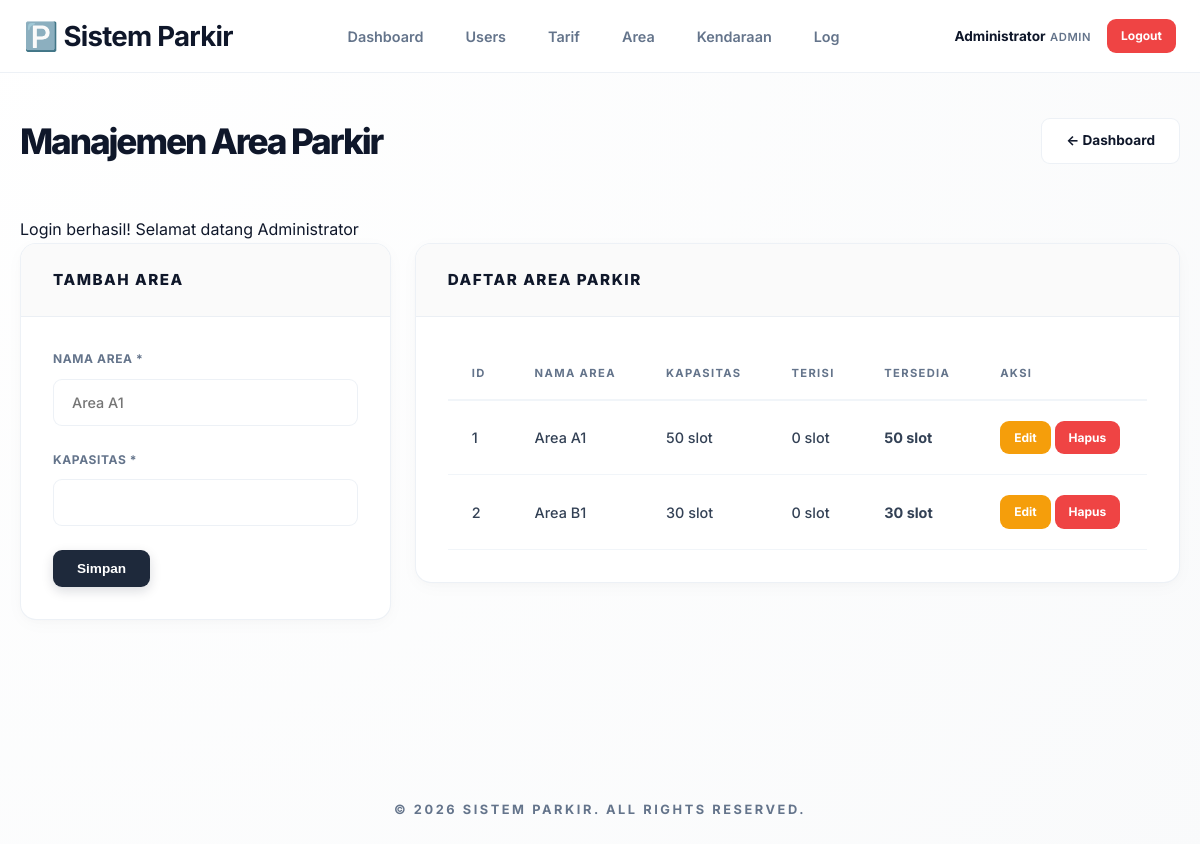
Page /admin/area/index.php (signed in) on the committed database.
### tables this page shows
CREATE TABLE `tb_area_parkir` (
  `id_area` int(11) NOT NULL AUTO_INCREMENT,
  `nama_area` varchar(50) NOT NULL,
  `kapasitas` int(11) NOT NULL,
  `terisi` int(11) DEFAULT 0,
  PRIMARY KEY (`id_area`)
);

### includes/functions.php (called while the page is built, shortened)
<?php
function get_flash() {
    if (isset($_SESSION['flash_message'])) {
        $type = $_SESSION['flash_type'];
        $message = $_SESSION['flash_message'];
        return ['type' => $type, 'message' => $message];
    }
    return null;
}
?>

### admin/area/index.php (the view, shortened to what this page needs)
<?php
require_once __DIR__ . '/../../middleware/auth_check.php';
$query = "SELECT * FROM tb_area_parkir ORDER BY id_area";
$area_list = $db->query($query)->fetchAll();
$edit_data = null;
include __DIR__ . '/../../includes/header.php';
?>
<div class="container">
    <div class="page-header">
        <h1>Manajemen Area Parkir</h1>
        <a href="../dashboard.php" class="btn btn-secondary">← Dashboard</a>
    </div>
    <?php if ($flash = get_flash()): ?>
        <div class="alert alert-<?php echo $flash['type']; ?>">
            <?php echo $flash['message']; ?>
        </div>
    <?php endif; ?>
    <div class="row">
        <div class="col-md-4">
            <div class="card">
                <div class="card-header">
                    <h3><?php echo $edit_data ? 'Edit Area' : 'Tambah Area'; ?></h3>
                </div>
                <div class="card-body">
                    <form method="POST" action="">
                        <div class="form-group">
                            <label for="nama_area">Nama Area *</label>
                            <input type="text" id="nama_area" name="nama_area" class="form-control"
                                   required value="<?php echo $edit_data['nama_area'] ?? ''; ?>"
                                   placeholder="Area A1">
                        </div>
                        <div class="form-group">
                            <label for="kapasitas">Kapasitas *</label>
                            <input type="number" id="kapasitas" name="kapasitas" class="form-control"
                                   required min="1" value="<?php echo $edit_data['kapasitas'] ?? ''; ?>">
                        </div>
                        <div class="form-actions">
                            <button type="submit" class="btn btn-primary">
                                <?php echo $edit_data ? 'Update' : 'Simpan'; ?>
                            </button>
                        </div>
                    </form>
                </div>
            </div>
        </div>
        <div class="col-md-8">
            <div class="card">
                <div class="card-header">
                    <h3>Daftar Area Parkir</h3>
                </div>
                <div class="card-body">
                    <table class="table">
                        <thead>
                            <tr>
                                <th>ID</th>
                                <th>Nama Area</th>
                                <th>Kapasitas</th>
                                <th>Terisi</th>
                                <th>Tersedia</th>
                                <th>Aksi</th>
                            </tr>
                        </thead>
                        <tbody>
                            <?php if (!empty($area_list)): ?>
                                <?php foreach($area_list as $area): ?>
                                    <tr>
                                        <td><?php echo $area['id_area']; ?></td>
                                        <td><?php echo $area['nama_area']; ?></td>
                                        <td><?php echo $area['kapasitas']; ?> slot</td>
                                        <td><?php echo $area['terisi']; ?> slot</td>
                                        <td>
                                            <strong><?php echo $area['kapasitas'] - $area['terisi']; ?> slot</strong>
                                        </td>
                                        <td>
                                            <a href="?edit=<?php echo $area['id_area']; ?>" class="btn btn-sm btn-warning">Edit</a>
                                            <a href="?delete=<?php echo $area['id_area']; ?>"
                                               class="btn btn-sm btn-danger"
                                               onclick="return confirm('Yakin ingin menghapus area ini?')">Hapus</a>
                                        </td>
                                    </tr>
                                <?php endforeach; ?>
                            <?php else: ?>
                                <tr>
                                    <td colspan="5" class="text-center">Belum ada data area parkir</td>
                                </tr>
                            <?php endif; ?>
                        </tbody>
                    </table>
                </div>
            </div>
        </div>
    </div>
</div>
<?php include __DIR__ . '/../../includes/footer.php'; ?>

### assets/css/style.css (style rules this page uses)
* { margin: 0; padding: 0; box-sizing: border-box; }
:root { --primary: #1e293b; --primary-soft: #f1f5f9; --accent: #3b82f6; --success: #10b981; --danger: #ef4444; --warning: #f59e0b; --bg-base: #fafafa; --bg-surface: rgba(255, 255, 255, 0.85); --text-main: #0f172a; --text-muted: #64748b; --border: rgba(226, 232, 240, 0.6); --glass-border: rgba(255, 255, 255, 0.5); --shadow-soft: 0 4px 20px -2px rgba(0, 0, 0, 0.03), 0 2px 10px -2px rgba(0, 0, 0, 0.02); --shadow-floating: 0 20px 25px -5px rgba(0, 0, 0, 0.05), 0 10px 10px -5px rgba(0, 0, 0, 0.02); --radius-lg: 16px; --radius-md: 10px; }
body { font-family: 'Inter', -apple-system, blinkmacsystemfont, sans-serif; background: radial-gradient(circle at top left, #ffffff 0%, #f9fafb 100%); color: var(--text-main); line-height: 1.6; min-height: 100vh; overflow-x: hidden; -webkit-font-smoothing: antialiased; }
.container { width: 100%; max-width: 1200px; margin: 0 auto; padding: 32px 20px; }
.page-header { display: flex; justify-content: space-between; align-items: center; margin-bottom: 40px; padding: 8px 0; }
.page-header h1 { font-size: 2.2rem; font-weight: 800; letter-spacing: -0.06em; color: var(--text-main); }
.card { background: #fff; border-radius: var(--radius-lg); border: 1px solid var(--border); box-shadow: var(--shadow-soft); margin-bottom: 32px; overflow: hidden; }
.card-header { background: #fafafa; padding: 24px 32px; border-bottom: 1px solid var(--border); }
.card-header h3 { font-size: 0.95rem; font-weight: 800; text-transform: uppercase; color: var(--text-main); letter-spacing: 0.1em; }
.card-body { padding: 32px; }
.table { width: 100%; border-collapse: separate; border-spacing: 0; }
.table th { background: #fff; color: var(--text-muted); font-weight: 700; font-size: 0.7rem; text-transform: uppercase; letter-spacing: 0.12em; padding: 16px 24px; text-align: left; border-bottom: 2px solid var(--primary-soft); }
.table td { padding: 20px 24px; font-size: 0.9rem; border-bottom: 1px solid var(--primary-soft); font-weight: 500; color: #334155; }
.table tbody tr { transition: background 0.2s; }
.btn { display: inline-flex; align-items: center; justify-content: center; padding: 11px 24px; border-radius: 9px; font-size: 0.85rem; font-weight: 700; cursor: pointer; transition: all 0.2s ease; text-decoration: none; gap: 8px; border: 1px solid var(--border); background: #fff; color: var(--text-main); }
.btn-primary { background: var(--primary); color: #fff; border: none; box-shadow: 0 4px 12px rgba(15, 23, 42, 0.15); }
.btn-danger { color: #fff; background: var(--danger); border: none; }
.btn-warning { color: #fff; background: var(--warning); border: none; }
.btn-sm { padding: 7px 14px; font-size: 0.75rem; }
.form-group { margin-bottom: 24px; }
.form-group label { display: block; margin-bottom: 10px; font-size: 0.75rem; font-weight: 700; text-transform: uppercase; color: var(--text-muted); letter-spacing: 0.05em; }
.form-control { width: 100%; padding: 14px 18px; background: #ffffff; border: 1px solid var(--border); border-radius: 9px; font-size: 0.9rem; font-family: inherit; font-weight: 500; transition: all 0.2s; }
.row { display: flex; flex-wrap: wrap; margin: 0 -12px; }
[class*="col-"] { padding: 0 12px; margin-bottom: 24px; }
.col-md-4 { flex: 0 0 33.333333%; max-width: 33.333333%; }
.col-md-8 { flex: 0 0 66.666667%; max-width: 66.666667%; }
* { transition: transform 0.2s cubic-bezier(0.4, 0, 0.2, 1), box-shadow 0.2s ease, background 0.2s ease, border-color 0.2s ease; }

### rows in the picture
tb_area_parkir: id_area "1", nama_area "Area A1", kapasitas "50", terisi "0", $area['kapasitas']-$area['terisi'] "50"
tb_area_parkir: id_area "2", nama_area "Area B1", kapasitas "30", terisi "0", $area['kapasitas']-$area['terisi'] "30"

### other values in the picture
$user['nama'] "Administrator"
$user['role'] "ADMIN"
$flash['message'] "Login berhasil! Selamat datang Administrator"
